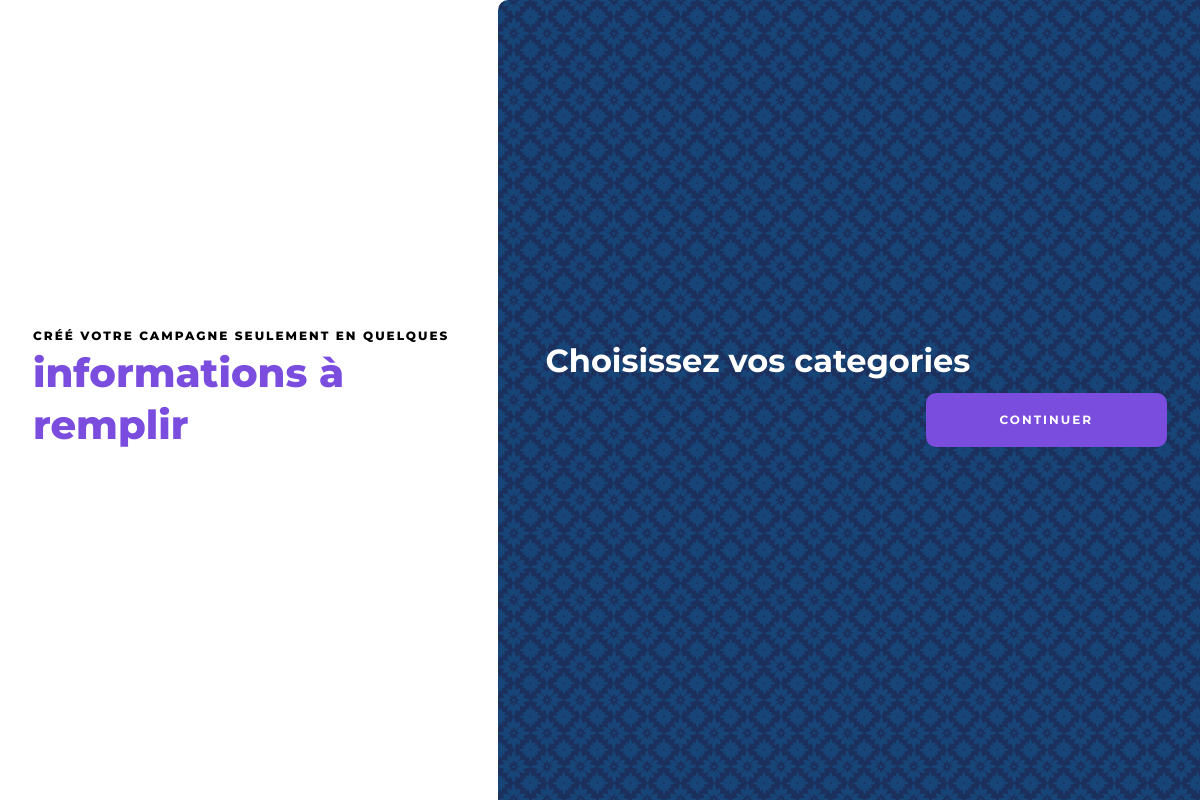
/create (signed in), run on an earlier commit of the app's database.
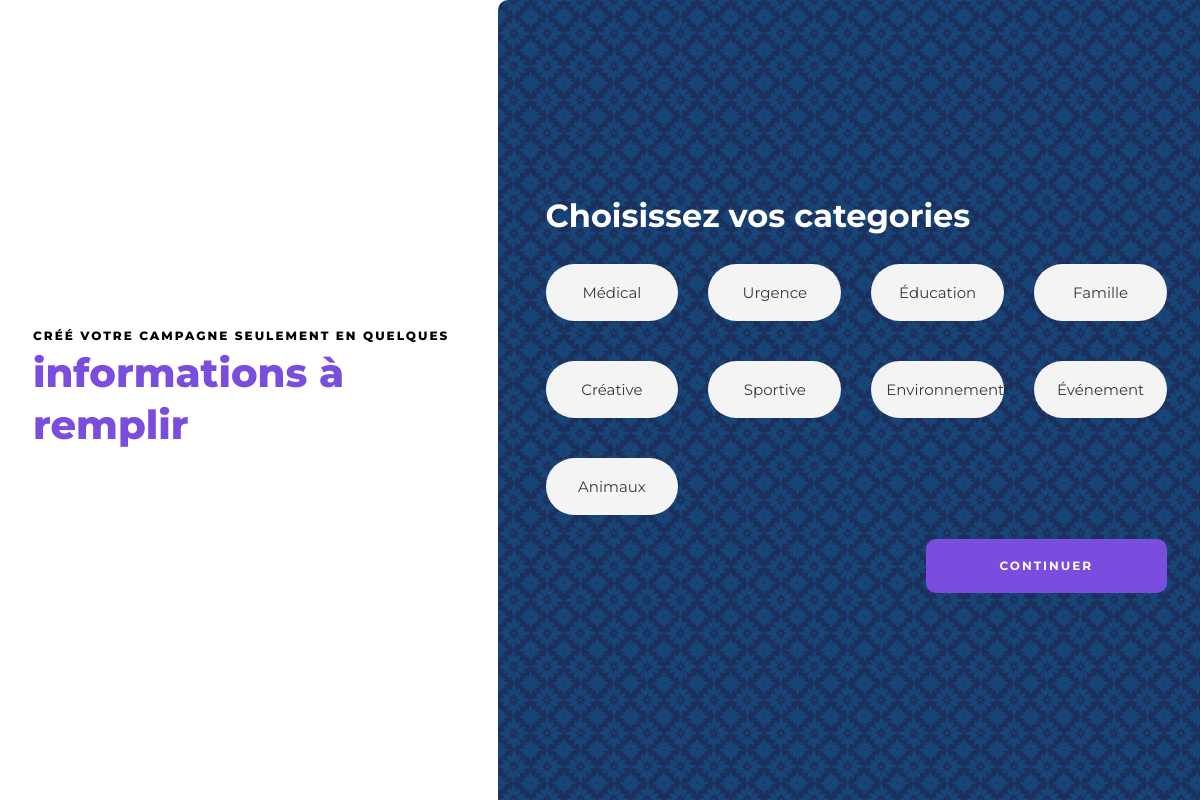
And on a later commit of the database.
### tables this page shows
CREATE TABLE `campaign_categories` (
  `category_id` int(11) NOT NULL,
  `category_name` varchar(50) DEFAULT NULL,
  `icon` varchar(255) NOT NULL,
  `date_created` timestamp NOT NULL DEFAULT current_timestamp(),
  `date_updated` timestamp NOT NULL DEFAULT current_timestamp() ON UPDATE current_timestamp()
);

### controller/frontend.php (called while the page is built, shortened)
<?php
require('model/frontend.php');
function createPage(){
    $categories = getAllCategories();
    require("view/create.php");
}

### model/frontend.php (called while the page is built, shortened)
<?php
function dbConnect(){
    try{
        $db = new PDO("mysql:host=localhost;dbname=mydonations;charset=utf8","root","");
        $db->setAttribute(PDO::ATTR_ERRMODE, PDO::ERRMODE_EXCEPTION);
        return $db;
    }catch(PDOEcxeption $e){
        die("Erreur - " . $e->getMessage());
    }
}
function getAllCategories(){
    $db = dbConnect();
    $req = $db->prepare("SELECT * FROM campaign_categories");
    $req->execute();
    return $req;
}

### view/create.php (the view, shortened to what this page needs)
<div style="height: 100vh; overflow-x: hidden;">
    <div class="row h-100">
        <div class="d-none d-md-flex flex-column justify-content-center col-md-5 col-12">
            <div class="row align-items-center">
                <div class="heading-section p-5">
                    <span class="subheading">Créé votre campagne seulement en quelques </span>
                    <h2 class="mb-4">informations à remplir</h2>
                </div>
            </div>
        </div>
        <div class="donation-wrap px-5 col-md-7 d-md-flex flex-column justify-content-center">
            <?php if(!isset($_SESSION['categories'])){ ?>
                <h2 class="text-white font-weight-bold">Choisissez vos categories</h2>
                <form action="" method="POST" class="appointment p-0">
                    <div class="row">
                        <?php foreach($categories as $categorie){ ?>
                            <div class="col-md-3">
                                <div class="py-3">
                                    <label for="<?= $categorie['category_name'] ?>" class="cate d-block bg-light text-dark text-center"><?= $categorie['category_name'] ?></label>
                                </div>
                            </div>
                        <?php } ?>
                        <div class="col-12 col-md-5 ml-auto">
                            <div class="form-group">
                                <input type="submit" name="categorieSelect" value="continuer" class="btn btn-secondary py-3 px-4">
                            </div>
                        </div>
                    </div>
                </form>
            <?php } ?>
        </div>
    </div>
</div>
<?php require('template.php');?>

What changed in the data, as far as the page shows it:
added campaign_categories: category_name "Médical"
added campaign_categories: category_name "Urgence"
added campaign_categories: category_name "Éducation"
added campaign_categories: category_name "Famille"
added campaign_categories: category_name "Créative"
added campaign_categories: category_name "Sportive"
added campaign_categories: category_name "Environnement"
added campaign_categories: category_name "Événement"
added campaign_categories: category_name "Animaux"
